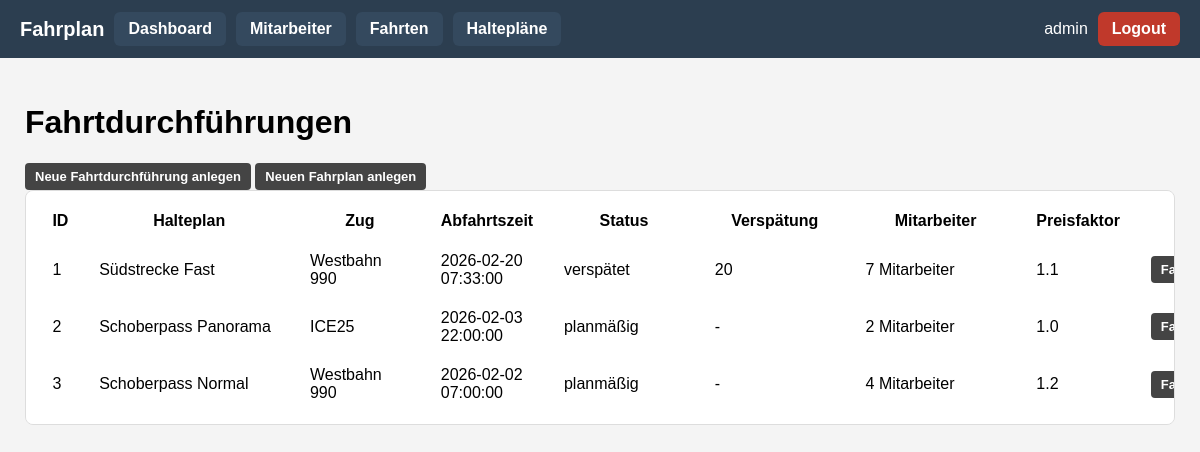
The app's page /fahrten (signed in), older data.
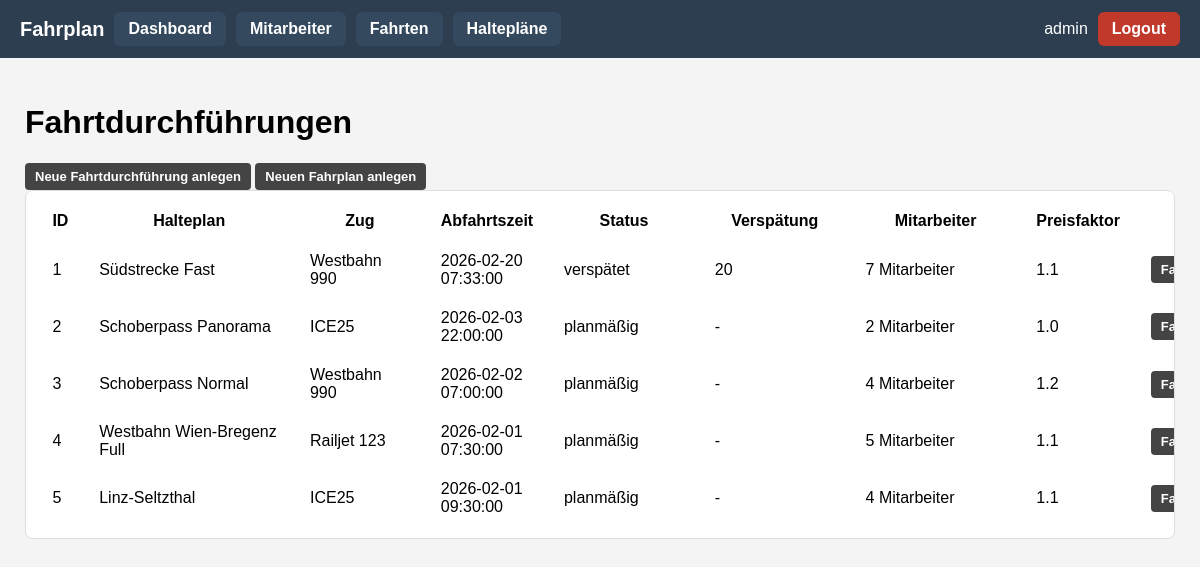
The same page, newer data.
### app/models.py (models this page shows, shortened)
class Fahrtdurchfuehrung(db.Model):
    __tablename__ = "fahrtdurchfuehrung"
    fahrt_id: so.Mapped[int] = so.mapped_column(primary_key=True)
    halteplan_id: so.Mapped[int] = so.mapped_column(
        sa.ForeignKey("halteplan.halteplan_id"), nullable=False
    )
    zug_id: so.Mapped[int] = so.mapped_column(
        sa.ForeignKey("zug.id"), nullable=False, index=True
    )
    zug: so.Mapped["Zug"] = so.relationship("Zug")
    status: so.Mapped[FahrtdurchfuehrungStatus] = so.mapped_column(
        sa.Enum(FahrtdurchfuehrungStatus),
        nullable=False,
        default=FahrtdurchfuehrungStatus.PLANMAESSIG,
    )
    verspaetung_min: so.Mapped[Optional[int]] = so.mapped_column(sa.Integer)
    halteplan: so.Mapped["Halteplan"] = so.relationship(back_populates="fahrten")
    dienstzuweisungen: so.Mapped[List["Dienstzuweisung"]] = so.relationship(
        back_populates="fahrt",
        cascade="all, delete-orphan",
        passive_deletes=True,
    )
    halte: so.Mapped[List["FahrtHalt"]] = so.relationship(
        "FahrtHalt",
        back_populates="fahrt",
        cascade="all, delete-orphan",
        passive_deletes=True,
    )
    segmente: so.Mapped[List["FahrtSegment"]] = so.relationship(
        "FahrtSegment",
        back_populates="fahrt",
        cascade="all, delete-orphan",
        passive_deletes=True,
    )
    abfahrt_zeit: so.Mapped[datetime] = so.mapped_column(sa.DateTime(), nullable=False)
    price_factor: so.Mapped[float] = so.mapped_column(sa.Float, nullable=False, default=1.0)
    __table_args__ = (
        sa.CheckConstraint("price_factor >= 1", name="ck_fahrt_price_factor_ge1"),
    )

class Halteplan(db.Model):
    __tablename__ = "halteplan"
    halteplan_id: so.Mapped[int] = so.mapped_column(primary_key=True)
    bezeichnung: so.Mapped[str] = so.mapped_column(sa.String(128), nullable=False)
    strecke_id: so.Mapped[int] = so.mapped_column(
        sa.ForeignKey("strecke.id"), nullable=False, index=True
    )
    strecke: so.Mapped["Strecke"] = so.relationship("Strecke")
    fahrten: so.Mapped[List["Fahrtdurchfuehrung"]] = so.relationship(
        back_populates="halteplan",
        cascade="all, delete-orphan"
    )
    haltepunkte: so.Mapped[List["Haltepunkt"]] = so.relationship(
        "Haltepunkt",
        order_by="Haltepunkt.position",
        cascade="all, delete-orphan"
    )
    segmente: so.Mapped[List["HalteplanSegment"]] = so.relationship(
        "HalteplanSegment",
        order_by="HalteplanSegment.position",
        cascade="all, delete-orphan",
    )

class Zug(db.Model):
    __tablename__ = "zug"
    id: so.Mapped[int] = so.mapped_column(primary_key=True)
    external_id: so.Mapped[int] = so.mapped_column(sa.Integer, unique=True, index=True, nullable=False)
    bezeichnung: so.Mapped[str] = so.mapped_column(sa.String(64), index=True, nullable=False)
    spurweite: so.Mapped[float | None] = so.mapped_column(sa.Float, nullable=True)
    wartungen: so.Mapped[list["ZugWartung"]] = so.relationship(
        "ZugWartung",
        back_populates="zug",
        cascade="all, delete-orphan",
    )

### app/routes.py (the view)
@app.route("/fahrten")
@login_required
@admin_required
def fahrten_list():
    fahrten = Fahrtdurchfuehrung.query.all()
    mitarbeiter_counts = {
        f.fahrt_id: len(f.dienstzuweisungen)
        for f in fahrten
    }
    return render_template(
        "fahrten_list.html",
        fahrten=fahrten,
        mitarbeiter_counts=mitarbeiter_counts,
        title="Fahrtdurchführungen"
    )

### app/models.py (called while the page is built)
@login.user_loader
def load_user(id: str):
    return db.session.get(User, int(id))

    @property
    def is_admin(self) -> bool:
        return self.role == Role.ADMIN

### app/routes.py (called while the page is built)
def admin_required(view_func):
    @wraps(view_func)
    def wrapper(*args, **kwargs):
        if not current_user.is_authenticated or not current_user.is_admin:
            abort(403)
        return view_func(*args, **kwargs)
    return wrapper

@app.before_request
def before_request():
    if current_user.is_authenticated:
        current_user.last_seen = datetime.now(timezone.utc)
        db.session.commit()

### app/templates/fahrten_list.html
{% extends "base.html" %}
{% block content %}
<h1>Fahrtdurchführungen</h1>
<div class="btn-container">
    <a href="{{ url_for('fahrten_new') }}" class="btn-primary-small">
        Neue Fahrtdurchführung anlegen
    </a>
    <a href="{{ url_for('fahrten_bulk_form') }}" class="btn-primary-small">
        Neuen Fahrplan anlegen
    </a>
</div>
<div class="table-wrapper">
<table class="table table-striped fahrten-table">
    <thead>
        <tr>
            <th class="col-id">ID</th>
            <th class="col-halteplan">Halteplan</th>
            <th class="col-zug">Zug</th>
            <th class="col-abfahrt_zeit">Abfahrtszeit</th>
            <th class="col-status">Status</th>
            <th class="col-verspaetung">Verspätung</th>
            <th class="col-mitarbeiter">Mitarbeiter</th>
            <th class="col-Preisfaktor">Preisfaktor</th>
            <th class="col-aktionen">Aktionen</th>
        </tr>
    </thead>
    <tbody>
        {% for f in fahrten %}
        <tr>
            <td>{{ f.fahrt_id }}</td>
            <td>{{ f.halteplan.bezeichnung }}</td>
            <td>
                {% if f.zug_id %}
                    {{ f.zug.bezeichnung }}
                {% else %}
                    <span class="badge-grey">kein Zug</span>
                {% endif %}
            </td>
            <td>{{ f.abfahrt_zeit }}</td>
            <td>{{ f.status.value }}</td>
            <td>{{ f.verspaetung_min or "-" }}</td>
            <td>
                {{ mitarbeiter_counts[f.fahrt_id] | default(0) }} Mitarbeiter
            </td>
            <td>{{ f.price_factor }}</td>
            <td>
                <a href="{{ url_for('fahrt_edit', fahrt_id=f.fahrt_id) }}"
                   class="btn-primary-small btn-inline">
                    Fahrt bearbeiten
                </a>
            </td>
        </tr>
        {% else %}
        <tr>
            <td colspan="7">Keine Fahrten vorhanden.</td>
        </tr>
        {% endfor %}
    </tbody>
</table>
</div>
{% endblock %}

Row changes from the older to the newer data that the page shows:
added Fahrtdurchfuehrung: fahrt_id "4", halteplan.bezeichnung "Westbahn Wien-Bregenz Full", zug.bezeichnung "Railjet 123", abfahrt_zeit "2026-02-01 07:30:00", status.value "planmäßig", verspaetung_min "-", zug "5", price_factor "1.1"
added Fahrtdurchfuehrung: fahrt_id "5", halteplan.bezeichnung "Linz-Seltzthal", zug.bezeichnung "ICE25", abfahrt_zeit "2026-02-01 09:30:00", status.value "planmäßig", verspaetung_min "-", mitarbeiter_counts "4", price_factor "1.1"
